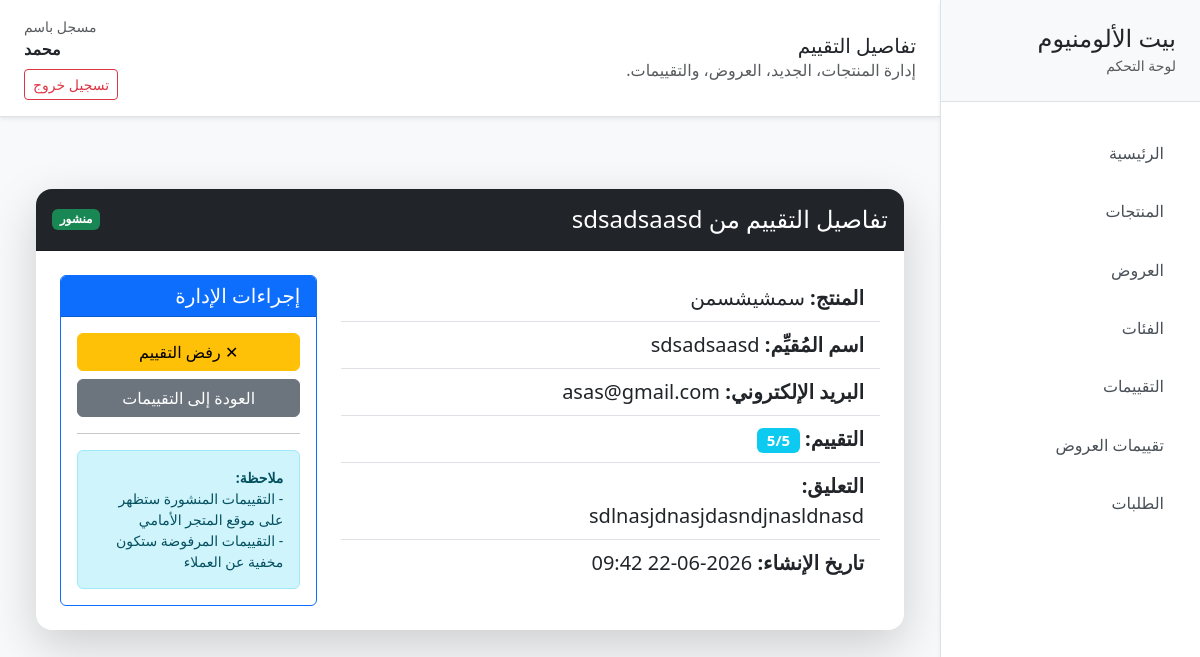
Screenshot of /review/5/ (signed in) with the database file from the repository.
### products/models.py (models this page shows, shortened)
class Review(models.Model):
    product = models.ForeignKey(Product, on_delete=models.CASCADE, related_name="reviews")
    name = models.CharField(max_length=100)
    email = models.EmailField()
    rating = models.IntegerField()
    comment = models.TextField()
    approved = models.BooleanField(default=False)
    created_at = models.DateTimeField(auto_now_add=True)

class Product(models.Model):
    name = models.CharField(max_length=255)
    description = models.TextField()
    price = models.DecimalField(max_digits=10, decimal_places=2)
    old_price = models.DecimalField(
        max_digits=10,
        decimal_places=2,
        null=True,
        blank=True
    )
    image = models.ImageField(upload_to='products/')
    image_2 = models.ImageField(upload_to='products/', null=True, blank=True)
    image_3 = models.ImageField(upload_to='products/', null=True, blank=True)
    image_4 = models.ImageField(upload_to='products/', null=True, blank=True)
    image_5 = models.ImageField(upload_to='products/', null=True, blank=True)
    more_details = models.TextField(null=True, blank=True)
    specs = models.TextField(null=True, blank=True)
    features = models.TextField(null=True, blank=True)
    stock = models.PositiveIntegerField(default=0)
    category = models.ForeignKey(
        "products.Category",
        on_delete=models.SET_NULL,
        related_name="products",
        null=True,
        blank=True
    )
    is_new = models.BooleanField(default=False)
    is_featured_new_arrival = models.BooleanField(
        default=False,
        help_text="المنتج المميز اللي يظهر في قسم New Arrivals - منتج واحد بس ينفع يكون True"
    )
    added_at = models.DateTimeField(auto_now_add=True)

### products/views.py (the view)
# urls.py: path('review/<int:pk>/', views.review_detail, name='review_detail'),
@login_required
def review_detail(request, pk):
    review = get_object_or_404(Review, pk=pk)
    if request.method == 'POST':
        action = request.POST.get('action')
        review.approved = True if action == 'publish' else False
        review.save()
        return redirect('products:review_detail', pk=review.pk)
    context = {
        'review': review,
    }
    return render(request, 'products/review_detail.html', context)

### products/templates/products/review_detail.html
{% extends 'products/base.html' %} {% block page_title %}تفاصيل التقييم
{% endblock %} {% block content %}
<div class="container py-5">
  <div class="card shadow-lg border-0 rounded-4 overflow-hidden">
    <div
      class="card-header bg-dark text-white d-flex justify-content-between align-items-center py-3"
    >
      <h2 class="h4 mb-0">تفاصيل التقييم من {{ review.name }}</h2>
      <span
        class="badge {% if review.approved %}bg-success{% else %}bg-warning{% endif %}"
      >
        {% if review.approved %}منشور{% else %}قيد المراجعة{% endif %}
      </span>
    </div>
    <div class="card-body p-4">
      <div class="row g-4">
        <div class="col-md-8">
          <ul class="list-group list-group-flush fs-5">
            <li class="list-group-item">
              <strong>المنتج:</strong>
              {{ review.product.name }}
            </li>
            <li class="list-group-item">
              <strong>اسم المُقيِّم:</strong>
              {{ review.name }}
            </li>
            <li class="list-group-item">
              <strong>البريد الإلكتروني:</strong>
              {{ review.email }}
            </li>
            <li class="list-group-item">
              <strong>التقييم:</strong>
              <span class="badge bg-info">{{ review.rating }}/5</span>
            </li>
            <li class="list-group-item">
              <strong>التعليق:</strong>
              <p class="mb-0">{{ review.comment }}</p>
            </li>
            <li class="list-group-item">
              <strong>تاريخ الإنشاء:</strong>
              {{ review.created_at|date:'Y-m-d H:i' }}
            </li>
          </ul>
        </div>
        <div class="col-md-4">
          <div class="card border-primary h-100">
            <div class="card-header bg-primary text-white">
              <h5 class="mb-0">إجراءات الإدارة</h5>
            </div>
            <div class="card-body">
              <form method="POST" class="d-flex flex-column gap-2">
                {% csrf_token %} {% if not review.approved %}
                <button
                  type="submit"
                  name="action"
                  value="publish"
                  class="btn btn-success w-100"
                >
                  ✓ نشر التقييم
                </button>
                {% else %}
                <button
                  type="submit"
                  name="action"
                  value="reject"
                  class="btn btn-warning w-100"
                >
                  ✕ رفض التقييم
                </button>
                {% endif %}
                <a
                  href="{% url 'dashboard:dashboard_reviews' %}"
                  class="btn btn-secondary w-100"
                >
                  العودة إلى التقييمات
                </a>
              </form>
              <hr />
              <div class="alert alert-info small mb-0">
                <strong>ملاحظة:</strong>
                <br />
                - التقييمات المنشورة ستظهر على موقع المتجر الأمامي
                <br />
                - التقييمات المرفوضة ستكون مخفية عن العملاء
              </div>
            </div>
          </div>
        </div>
      </div>
    </div>
  </div>
</div>
{% endblock %}

### products/templates/products/base.html (shortened to what this page needs)
<!doctype html>
<html lang="ar" dir="rtl">
  <head>
    <link
      href="https://cdn.jsdelivr.net/npm/bootstrap@5.3.3/dist/css/bootstrap.rtl.min.css"
      rel="stylesheet"
    />
  </head>
  <body class="bg-light">
    <div class="dashboard-shell d-flex min-vh-100">
      <aside class="dashboard-sidebar bg-white border-end shadow-sm">
        <div class="sidebar-brand px-4 py-4 border-bottom">
          <h4 class="mb-0">بيت الألومنيوم</h4>
          <small class="text-muted">لوحة التحكم</small>
        </div>
        <nav class="sidebar-nav px-3 py-4">
          <a
            class="sidebar-link {% if active_page == 'dashboard' %}active{% endif %}"
            href="{% url 'dashboard:dashboard' %}"
          >
            الرئيسية
          </a>
          <a
            class="sidebar-link {% if active_page == 'products' %}active{% endif %}"
            href="{% url 'dashboard:dashboard_products' %}"
          >
            المنتجات
          </a>
          <a
            class="sidebar-link {% if active_page == 'offers' %}active{% endif %}"
            href="{% url 'offers:dashboard_offers' %}"
          >
            العروض
          </a>
          <a
            class="sidebar-link {% if active_page == 'categories' %}active{% endif %}"
            href="{% url 'dashboard:dashboard_categories' %}"
          >
            الفئات
          </a>
          <a
            class="sidebar-link {% if active_page == 'reviews' %}active{% endif %}"
            href="{% url 'dashboard:dashboard_reviews' %}"
          >
            التقييمات
          </a>
          <a
            class="sidebar-link {% if active_page == 'offer_reviews' %}active{% endif %}"
            href="{% url 'offers:dashboard_offer_reviews' %}"
          >
            تقييمات العروض
          </a>
          <a
            class="sidebar-link {% if active_page == 'orders' %}active{% endif %}"
            href="{% url 'orders:dashboard_orders' %}"
          >
            الطلبات
          </a>
        </nav>
      </aside>
      <main class="dashboard-main flex-grow-1">
        <header
          class="dashboard-header bg-white border-bottom py-3 px-4 shadow-sm"
        >
          <div class="d-flex justify-content-between align-items-center">
            <div>
              <h1 class="h5 mb-0">
                {% block page_title %}لوحة التحكم{% endblock %}
              </h1>
              <p class="text-muted mb-0">
                إدارة المنتجات، الجديد، العروض، والتقييمات.
              </p>
            </div>
            {% if user.is_authenticated %}
            <div class="text-end">
              <div class="small text-muted">مسجل باسم</div>
              <div class="fw-semibold">{{ user.username }}</div>
              <a
                href="{% url 'accounts:logout' %}"
                class="btn btn-sm btn-outline-danger mt-2"
                >تسجيل خروج</a
              >
            </div>
            {% endif %}
          </div>
        </header>
        <section class="dashboard-content p-4">
          {% block content %}{% endblock %}
        </section>
      </main>
    </div>
  </body>
</html>

### products/templates/products/base.html (style rules this page uses)
body { margin: 0; overflow: hidden; }
.dashboard-shell { height: 100vh; }
.dashboard-sidebar { position: fixed; top: 0; right: 0; width: 260px; height: 100vh; overflow-y: auto; background: #fff; border-left: 1px solid #dee2e6; z-index: 1000; }
.sidebar-brand { background: #f8f9fa; }
.sidebar-nav { display: flex; flex-direction: column; gap: 0.25rem; }
.sidebar-link { display: block; padding: 0.95rem 1.25rem; color: #495057; border-radius: 0.5rem; text-decoration: none; transition: background 0.15s ease, color 0.15s ease; }
.dashboard-main { margin-right: 260px; height: 100vh; overflow-y: auto; overflow-x: hidden; }
.dashboard-header { position: sticky; top: 0; z-index: 100; background: #fff; }
.dashboard-content { min-height: calc(100vh - 92px); }

### rows the page displays
Review: name "sdsadsaasd", product.name "سمشيشسمن", email "asas@gmail.com", rating "5", comment "sdlnasjdnasjdasndjnasldnasd", created_at "2026-06-22 09:42"

### other values shown
{{ user.username }} "محمد"
